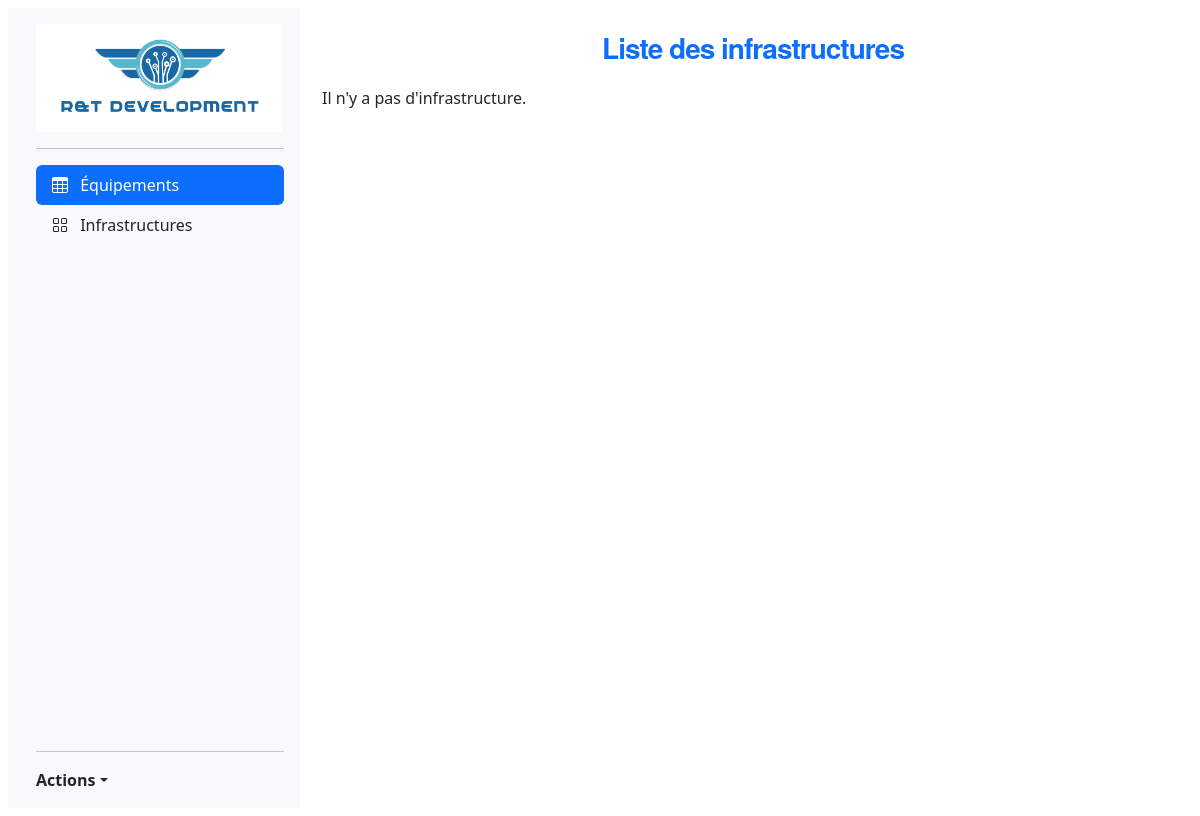
The page /infrastructures/ on the database as committed earlier.
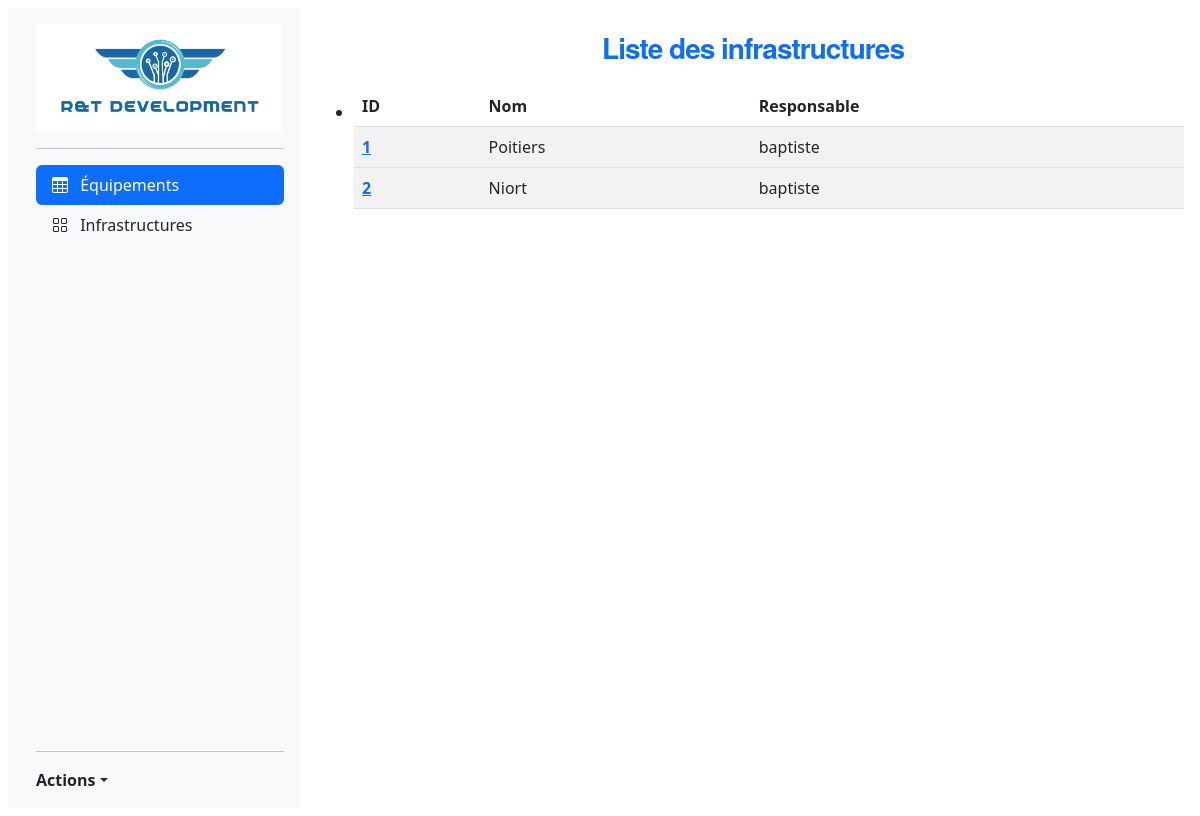
The same page on the database as committed later.
### computerApp/models.py (models this page shows)
class Infrastructure(models.Model):
    id = models.AutoField(primary_key=True, editable=False)
    nom = models.CharField(max_length=12)
    nb_mach = models.CharField(max_length=12)
    nb_equi = models.CharField(max_length=24)
    respon = models.CharField(max_length=18)
    entretien = models.DateField()

### computerApp/views.py (the view)
# urls.py: path('infrastructures/', views.infrastructure_list_view, name='infrastructures'),
def infrastructure_list_view(request) :
    infrastructures = Infrastructure.objects.all()
    context={'infrastructures': infrastructures}
    return render(request,'template/computerapp/infrastructure_list.html', context)

### computerApp/template/computerapp/infrastructure_list.html
{% extends 'template/base.html' %}
{% block menu %}
    <p class="h1" style="color: #0d6efd; font-family: 'Helvetica Neue', sans-serif; font-size: 28px; font-weight: bold; letter-spacing: -1px; line-height: 1; text-align: center; padding-top: 18px;">Liste des infrastructures</p>
{% endblock %}
{% block content %}
    {% if infrastructures %}
    <ul>
        <li>
            <table class="table table-striped">
                <thead>
                  <tr>
                    <th scope="col">ID</th>
                    <th scope="col">Nom</th>
                    <th scope="col">Responsable</th>
                  </tr>
                </thead>
                {% for infrastructure in infrastructures %}
                <tbody>
                  <tr>
                    <th scope="row"><a href= "{% url 'infrastructure-detail' infrastructure.id %}">{{ infrastructure.id }}</a></th>
                    <td>{{infrastructure.nom}}</td>
                    <td>{{infrastructure.respon}}</td>
                  </tr>
                </tbody>
                {% endfor %}
            </table>
        </li>
    </ul>
    {% else %}
    <p>Il n'y a pas d'infrastructure.</p>
    {% endif %}
{% endblock %}

Rows that differ between the two databases and show on the page:
added Infrastructure: id "1", nom "Poitiers", respon "baptiste"
added Infrastructure: id "2", nom "Niort", respon "baptiste"
Other text that changed with them:
text no longer shown: "Il n'y a pas d'infrastructure."
text now shown: "ID Nom Responsable"
